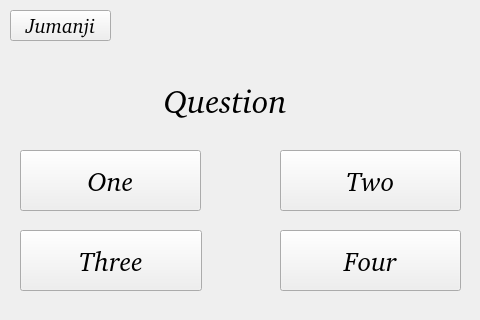
<?xml version="1.0" encoding="UTF-8"?>
<ui version="4.0">
 <class>MainWindow</class>
 <widget class="QMainWindow" name="MainWindow">
  <property name="geometry">
   <rect>
    <x>0</x>
    <y>0</y>
    <width>480</width>
    <height>320</height>
   </rect>
  </property>
  <property name="windowTitle">
   <string>MainWindow</string>
  </property>
  <widget class="QWidget" name="centralwidget">
   <widget class="QLabel" name="question">
    <property name="geometry">
     <rect>
      <x>110</x>
      <y>60</y>
      <width>231</width>
      <height>81</height>
     </rect>
    </property>
    <property name="font">
     <font>
      <family>Bitstream Charter</family>
      <pointsize>25</pointsize>
      <italic>true</italic>
     </font>
    </property>
    <property name="text">
     <string>Question</string>
    </property>
    <property name="alignment">
     <set>Qt::AlignCenter</set>
    </property>
   </widget>
   <widget class="QPushButton" name="one">
    <property name="enabled">
     <bool>true</bool>
    </property>
    <property name="geometry">
     <rect>
      <x>20</x>
      <y>150</y>
      <width>181</width>
      <height>61</height>
     </rect>
    </property>
    <property name="sizePolicy">
     <sizepolicy hsizetype="Minimum" vsizetype="Maximum">
      <horstretch>0</horstretch>
      <verstretch>0</verstretch>
     </sizepolicy>
    </property>
    <property name="font">
     <font>
      <family>Bitstream Charter</family>
      <pointsize>20</pointsize>
      <italic>true</italic>
     </font>
    </property>
    <property name="text">
     <string>One</string>
    </property>
    <property name="iconSize">
     <size>
      <width>40</width>
      <height>40</height>
     </size>
    </property>
   </widget>
   <widget class="QPushButton" name="two">
    <property name="geometry">
     <rect>
      <x>280</x>
      <y>150</y>
      <width>181</width>
      <height>61</height>
     </rect>
    </property>
    <property name="font">
     <font>
      <family>Bitstream Charter</family>
      <pointsize>20</pointsize>
      <italic>true</italic>
     </font>
    </property>
    <property name="text">
     <string>Two</string>
    </property>
   </widget>
   <widget class="QPushButton" name="three">
    <property name="geometry">
     <rect>
      <x>20</x>
      <y>230</y>
      <width>182</width>
      <height>61</height>
     </rect>
    </property>
    <property name="font">
     <font>
      <family>Bitstream Charter</family>
      <pointsize>20</pointsize>
      <italic>true</italic>
     </font>
    </property>
    <property name="text">
     <string>Three</string>
    </property>
   </widget>
   <widget class="QPushButton" name="four">
    <property name="geometry">
     <rect>
      <x>280</x>
      <y>230</y>
      <width>181</width>
      <height>61</height>
     </rect>
    </property>
    <property name="font">
     <font>
      <family>Bitstream Charter</family>
      <pointsize>20</pointsize>
      <italic>true</italic>
     </font>
    </property>
    <property name="text">
     <string>Four</string>
    </property>
   </widget>
   <widget class="QPushButton" name="back">
    <property name="geometry">
     <rect>
      <x>10</x>
      <y>10</y>
      <width>101</width>
      <height>31</height>
     </rect>
    </property>
    <property name="font">
     <font>
      <family>Bitstream Charter</family>
      <pointsize>15</pointsize>
      <italic>true</italic>
     </font>
    </property>
    <property name="text">
     <string>Jumanji</string>
    </property>
   </widget>
  </widget>
 </widget>
 <resources/>
 <connections/>
</ui>
